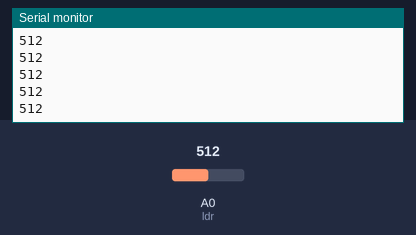
This sketch was run on a simulated Arduino Uno, built with avr-gcc and run on an emulated ATmega328P. Shown: the last lines printed to the serial monitor. The test bench sets the inputs (shaded band); at power-on: A0 (ldr) = 512.

Above: at 1.2 s.
1.3 s: A0 (ldr) set to 490
At 1.9 s:
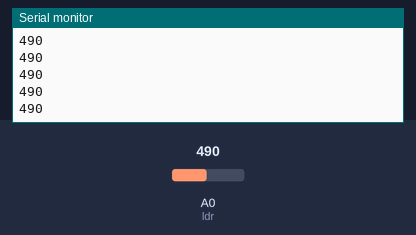
2.8 s: A0 (ldr) set to 510
At 3.9 s:
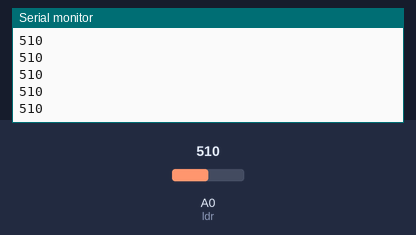
Timing chart, 0 to 5.8 s (numbered marks = the images above; inputs shaded):
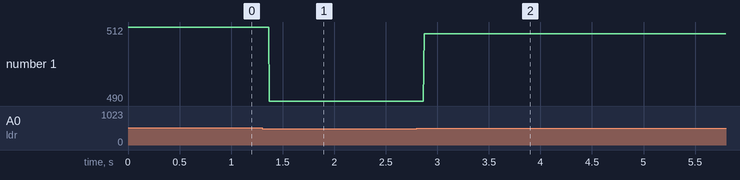

Measured:
- after the input at 1.3 s, the serial monitor: prints a new line after 0.07 s (image 1)
- after the input at 2.8 s, the serial monitor: prints a new line after 0.07 s (image 2)
- plotted number 1: 512 → 490 after the input at 1.3 s, 490 → 510 after the input at 2.8 s

The sketch:

LDR.ino
```cpp
int ldr=A0;
int m1=7;
int m2=6;
int m3=5;
int m4=4;
void setup()
{
Serial.begin(9600);
}
void loop()
{
int x = analogRead(ldr);
Serial.println(x);
if(x>500)
{
    digitalWrite(m1, HIGH);
    digitalWrite(m2, LOW);
    digitalWrite(m3, HIGH);
    digitalWrite(m4, LOW);
  }
  else
  {
    digitalWrite(m1, HIGH);
    digitalWrite(m2, HIGH);
    digitalWrite(m3, HIGH);
    digitalWrite(m4, HIGH);
}
}
```
